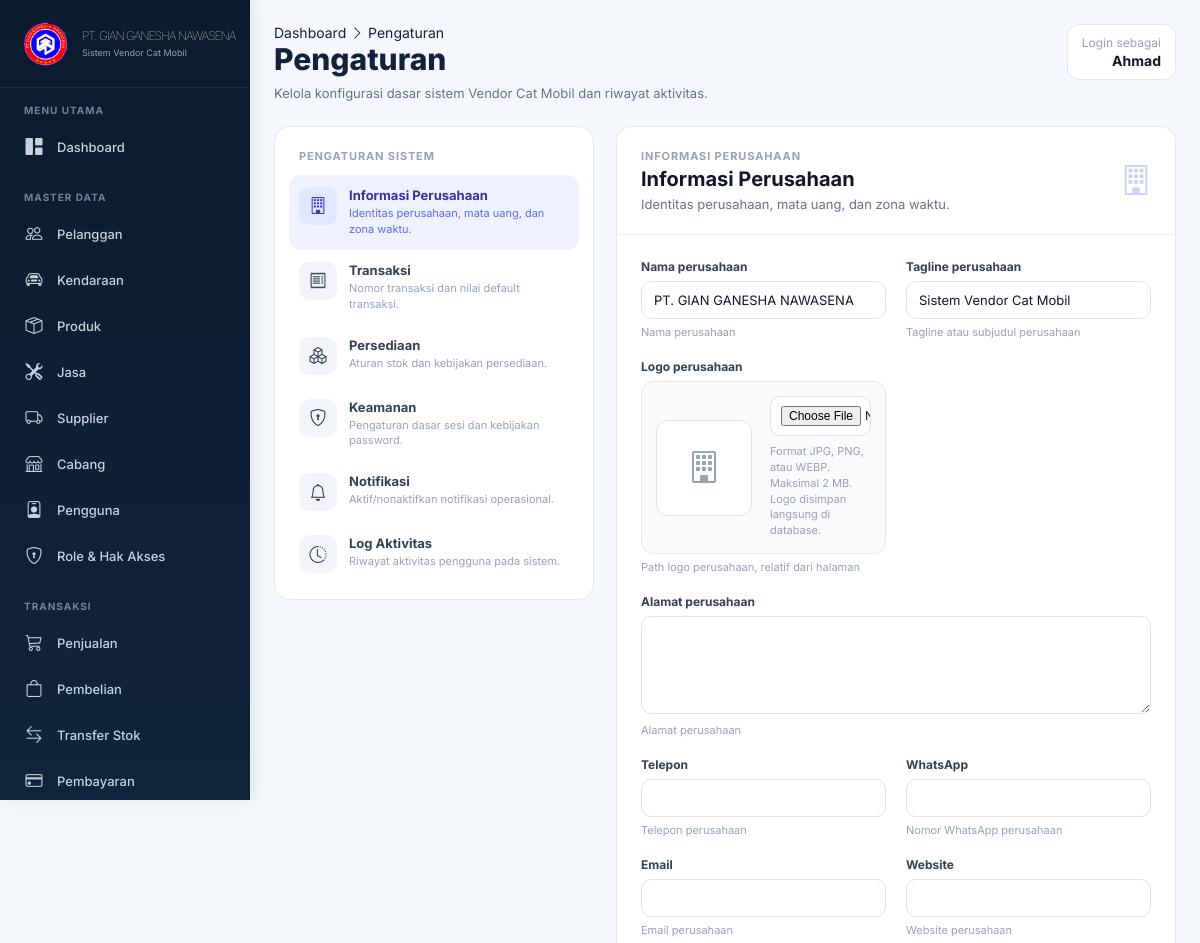
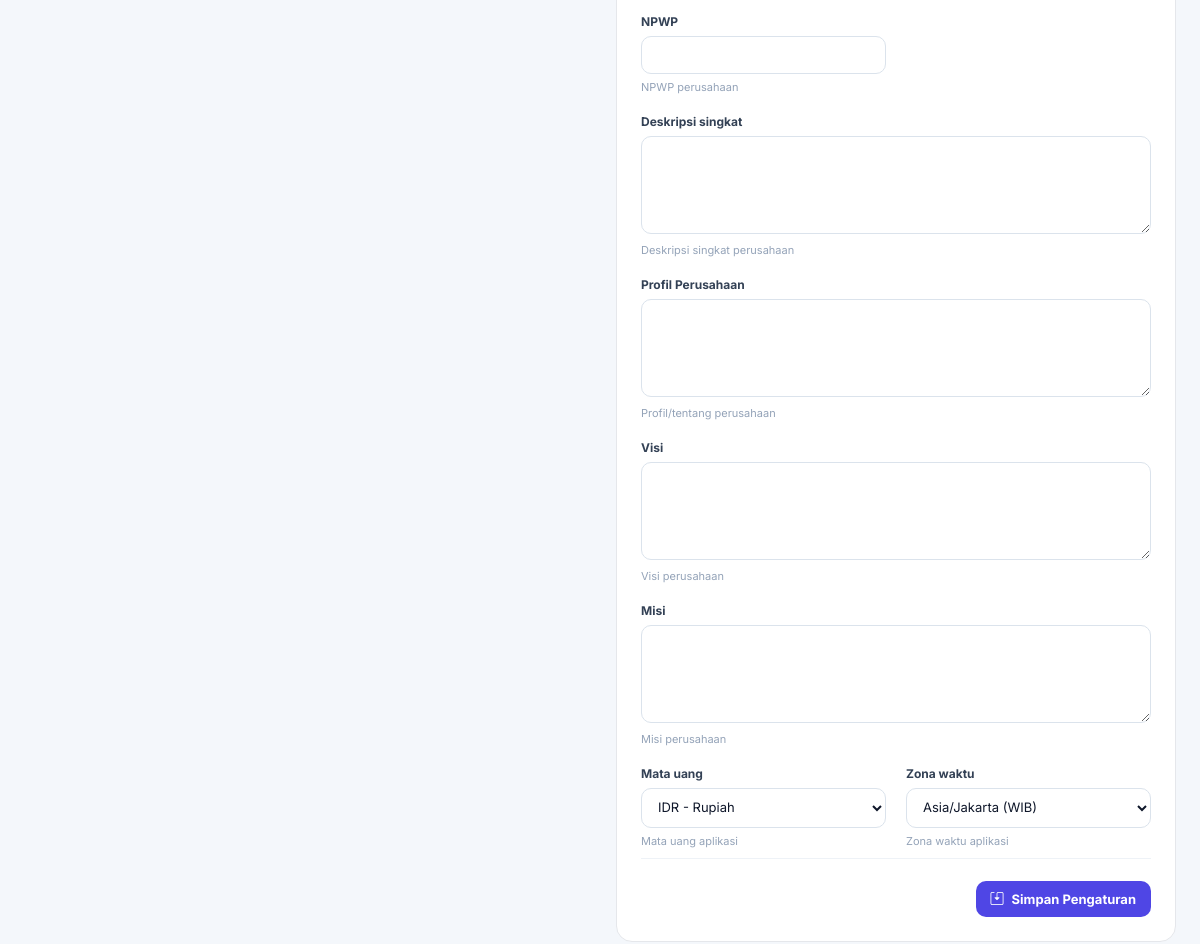
The page /admin/settings/index.php (signed in) on the database its author committed (2 pictures, top to bottom).
### tables this page shows
CREATE TABLE `settings` (
  `id` bigint UNSIGNED NOT NULL,
  `setting_key` varchar(100) NOT NULL,
  `setting_value` text,
  `file_data` mediumblob,
  `file_mime` varchar(100) DEFAULT NULL,
  `file_name` varchar(255) DEFAULT NULL,
  `file_size` int UNSIGNED DEFAULT NULL,
  `setting_group` varchar(50) NOT NULL DEFAULT 'general',
  `description` varchar(255) DEFAULT NULL,
  `updated_at` timestamp NOT NULL DEFAULT CURRENT_TIMESTAMP ON UPDATE CURRENT_TIMESTAMP,
  `updated_by` bigint UNSIGNED DEFAULT NULL
);

### admin/settings/index.php (the view, shortened to what this page needs)
<?php
require_once __DIR__ . '/../../config/config.php';
function load_company_brand(PDO $pdo): array
{
    $brand = [
        'name' => 'PT. GIAN GANESHA NAWASENA',
        'tagline' => 'Sistem Vendor Cat Mobil',
        'logo' => '../../assets/img/logo.png',
    ];
    try {
        $stmt = $pdo->prepare(
            "SELECT setting_key, setting_value
             FROM settings
             WHERE setting_key IN ('company_name', 'company_tagline')
             LIMIT 2"
        );
        $stmt->execute();
        foreach ($stmt->fetchAll(PDO::FETCH_ASSOC) as $row) {
            $key = (string)($row['setting_key'] ?? '');
            $value = trim((string)($row['setting_value'] ?? ''));
            if ($key === 'company_name' && $value !== '') {
                $brand['name'] = $value;
            }
            if ($key === 'company_tagline' && $value !== '') {
                $brand['tagline'] = $value;
            }
        }
    } catch (Throwable $e) {
    }
    $scriptName = (string)($_SERVER['SCRIPT_NAME'] ?? '');
    $projectRoot = dirname(dirname(dirname($scriptName)));
    return $brand;
}
$companyBrand = load_company_brand($pdo);
$companyName = $companyBrand['name'];
$companyTagline = $companyBrand['tagline'];
$companyLogo = $companyBrand['logo'];
function h($value): string { return htmlspecialchars((string)$value, ENT_QUOTES, 'UTF-8'); }
function current_user_name(): string { return (string)($_SESSION['name'] ?? $_SESSION['user_name'] ?? 'Administrator'); }
function get_settings(PDO $pdo): array {
    $rows = $pdo->query("SELECT setting_key, setting_value, file_mime, file_name, file_size, setting_group, description, updated_at FROM settings ORDER BY setting_group, setting_key")->fetchAll();
    $result=[]; foreach($rows as $r){ $result[$r['setting_key']]=$r; } return $result;
}
$defaults = [
 'company_name'=>['PT. GIAN GANESHA NAWASENA','general','Nama perusahaan'], 'company_tagline'=>['Sistem Vendor Cat Mobil','general','Tagline atau subjudul perusahaan'], 'company_logo'=>['','general','Logo perusahaan disimpan langsung di database'], 'company_address'=>['','general','Alamat lengkap perusahaan'], 'company_phone'=>['','general','Nomor telepon perusahaan'], 'company_whatsapp'=>['','general','Nomor WhatsApp perusahaan'], 'company_email'=>['','general','Email perusahaan'], 'company_website'=>['','general','Website perusahaan'], 'company_npwp'=>['','general','NPWP perusahaan'], 'company_description'=>['','general','Deskripsi singkat perusahaan'], 'company_about'=>['','general','Profil/tentang perusahaan'], 'company_vision'=>['','general','Visi perusahaan'], 'company_mission'=>['','general','Misi perusahaan'],
 'currency'=>['IDR','general','Mata uang aplikasi'], 'timezone'=>['Asia/Jakarta','general','Zona waktu aplikasi'],
 'sales_prefix'=>['SO-','transaction','Prefix nomor penjualan'], 'purchase_prefix'=>['PO-','transaction','Prefix nomor pembelian'], 'payment_prefix'=>['PAY-','transaction','Prefix nomor pembayaran'], 'expense_prefix'=>['EXP-','transaction','Prefix nomor pengeluaran'], 'transfer_prefix'=>['TRF-','transaction','Prefix nomor transfer stok'], 'default_tax'=>['0','transaction','Pajak default dalam persen'], 'default_discount'=>['0','transaction','Diskon default dalam persen'],
 'minimum_stock_default'=>['0','inventory','Minimum stok default'], 'allow_negative_stock'=>['0','inventory','Mengizinkan stok negatif'], 'low_stock_threshold'=>['1','inventory','Ambang stok menipis'],
 'session_timeout_minutes'=>['120','security','Durasi sesi dalam menit'], 'password_min_length'=>['8','security','Panjang minimum password'],
 'notify_low_stock'=>['1','notification','Notifikasi stok minimum'], 'notify_pending_expense'=>['1','notification','Notifikasi pengeluaran menunggu approval'], 'notify_pending_transfer'=>['1','notification','Notifikasi transfer menunggu proses']
];
$allowedSections=['general','transaction','inventory','security','notification','activity'];
$section=(string)($_GET['section']??'general'); if(!in_array($section,$allowedSections,true)) $section='general';
$settings=get_settings($pdo);
$groups=[
 'general'=>['Informasi Perusahaan','Identitas perusahaan, mata uang, dan zona waktu.','bi-building'],
 'transaction'=>['Transaksi','Nomor transaksi dan nilai default transaksi.','bi-receipt'],
 'inventory'=>['Persediaan','Aturan stok dan kebijakan persediaan.','bi-boxes'],
 'security'=>['Keamanan','Pengaturan dasar sesi dan kebijakan password.','bi-shield-lock'],
 'notification'=>['Notifikasi','Aktif/nonaktifkan notifikasi operasional.','bi-bell'],
 'activity'=>['Log Aktivitas','Riwayat aktivitas pengguna pada sistem.','bi-clock-history'],
];
$labels=[
 'company_name'=>'Nama perusahaan','company_tagline'=>'Tagline perusahaan','company_logo'=>'Logo perusahaan','company_address'=>'Alamat perusahaan','company_phone'=>'Telepon','company_whatsapp'=>'WhatsApp','company_email'=>'Email','company_website'=>'Website','company_npwp'=>'NPWP','company_description'=>'Deskripsi singkat','company_about'=>'Profil Perusahaan','company_vision'=>'Visi','company_mission'=>'Misi','currency'=>'Mata uang','timezone'=>'Zona waktu',
 'sales_prefix'=>'Prefix Penjualan','purchase_prefix'=>'Prefix Pembelian','payment_prefix'=>'Prefix Pembayaran','expense_prefix'=>'Prefix Pengeluaran','transfer_prefix'=>'Prefix Transfer Stok','default_tax'=>'Pajak Default (%)','default_discount'=>'Diskon Default (%)',
 'minimum_stock_default'=>'Minimum Stok Default','allow_negative_stock'=>'Izinkan Stok Negatif','low_stock_threshold'=>'Ambang Stok Menipis',
 'session_timeout_minutes'=>'Durasi Sesi (menit)','password_min_length'=>'Minimum Panjang Password',
 'notify_low_stock'=>'Notifikasi Stok Minimum','notify_pending_expense'=>'Notifikasi Pengeluaran Pending','notify_pending_transfer'=>'Notifikasi Transfer Pending'
];
?>
<!DOCTYPE html>
<html lang="id">
<head>
  <link rel="stylesheet" href="https://cdn.jsdelivr.net/npm/bootstrap-icons@1.11.3/font/bootstrap-icons.min.css">
  <link rel="stylesheet" href="../../assets/css/admin.css?v=20260907">
  <link rel="stylesheet" href="style.css?v=20260913">
</head>
<body class="settings-page">
  <aside class="sidebar" id="sidebar">
    <div class="brand"><img src="<?=h($companyLogo)?>" class="img-fluid" alt="<?=h($companyName)?>" onerror="this.onerror=null;this.src='../../assets/img/logo.png';">
      <div class="brand-text">
        <div class="brand-name"><?=h($companyName)?></div><small><?=h($companyTagline)?></small>
      </div>
    </div>
    <nav class="sidebar-menu">
      <div class="menu-section">
        <div class="menu-title">MENU UTAMA</div><a href="../admin.php" class="menu-item"><i class="bi bi-grid-1x2-fill"></i><span>Dashboard</span></a>
      </div>
      <div class="menu-section">
        <div class="menu-title">MASTER DATA</div><a href="../customers/" class="menu-item"><i class="bi bi-people"></i><span>Pelanggan</span></a><a href="../vehicles/" class="menu-item"><i class="bi bi-car-front"></i><span>Kendaraan</span></a><a href="../product/" class="menu-item"><i class="bi bi-box-seam"></i><span>Produk</span></a><a href="../service/" class="menu-item"><i class="bi bi-tools"></i><span>Jasa</span></a><a href="../supplier/" class="menu-item"><i class="bi bi-truck"></i><span>Supplier</span></a><a href="../cabang/" class="menu-item"><i class="bi bi-shop"></i><span>Cabang</span></a><a href="../users/" class="menu-item"><i class="bi bi-person-badge"></i><span>Pengguna</span></a><a href="../roles/" class="menu-item"><i class="bi bi-shield-lock"></i><span>Role & Hak Akses</span></a>
      </div>
      <div class="menu-section">
        <div class="menu-title">TRANSAKSI</div><a href="../orders/" class="menu-item"><i class="bi bi-cart3"></i><span>Penjualan</span></a><a href="../purchases/" class="menu-item"><i class="bi bi-bag"></i><span>Pembelian</span></a><a href="../stoks-transfer/" class="menu-item"><i class="bi bi-arrow-left-right"></i><span>Transfer Stok</span></a><a href="../payments/" class="menu-item"><i class="bi bi-credit-card"></i><span>Pembayaran</span></a>
      </div>
    </nav>
  </aside>
  <main class="main">
    <div class="page-container">
      <div class="page-header">
        <div>
          <div class="breadcrumb">Dashboard <i class="bi bi-chevron-right"></i> Pengaturan</div>
          <h1>Pengaturan</h1>
          <p>Kelola konfigurasi dasar sistem Vendor Cat Mobil dan riwayat aktivitas.</p>
        </div>
        <div class="header-user"><span>Login sebagai</span><strong><?=h(current_user_name())?></strong></div>
      </div>
      <div class="settings-layout">
        <aside class="settings-nav">
          <div class="settings-nav-title">PENGATURAN SISTEM</div><?php foreach($groups as $key=>$g): ?><a href="?section=<?=h($key)?>" class="settings-nav-item <?= $section===$key?'active':''?>"><span class="nav-icon"><i class="bi <?=h($g[2])?>"></i></span><span><strong><?=h($g[0])?></strong><small><?=h($g[1])?></small></span></a><?php endforeach; ?>
        </aside>
        <section class="settings-content">
          <?php if($section!=='activity'): $meta=$groups[$section]; $keys=array_keys(array_filter($defaults,fn($d)=>$d[1]===$section)); ?>
          <div class="content-heading">
            <div>
              <div class="eyebrow"><?=h($meta[0])?></div>
              <h2><?=h($meta[0])?></h2>
              <p><?=h($meta[1])?></p>
            </div><i class="bi <?=h($meta[2])?> heading-icon"></i>
          </div>
          <form method="post" class="settings-form" enctype="multipart/form-data" autocomplete="off"><input type="hidden" name="action" value="save_settings"><input type="hidden" name="setting_group" value="<?=h($section)?>">
            <div class="form-grid">
              <?php foreach($keys as $key): $val=$settings[$key]['setting_value']??$defaults[$key][0]; $type='text'; $full=in_array($key,['company_address','company_description','company_about','company_vision','company_mission'],true); if(in_array($key,['default_tax','default_discount'],true)){$type='number';} elseif(in_array($key,['minimum_stock_default','low_stock_threshold','session_timeout_minutes','password_min_length'],true)){$type='number';} elseif(in_array($key,['company_email'],true)){$type='email';} elseif(in_array($key,['company_website'],true)){$type='url';} elseif(str_starts_with($key,'notify_')||$key==='allow_negative_stock'){$type='checkbox';} ?>
              <div class="field <?= $full?'field-full':''?>"><label for="<?=h($key)?>"><?=h($labels[$key]??$key)?></label><?php if($key==='company_logo'): ?>
<div class="logo-upload-box">
  <div class="logo-preview-wrap">
    <div id="logoFallback" class="logo-fallback" style="display:none;"><i class="bi bi-building"></i></div>
  </div>
  <div class="logo-upload-controls">
    <input type="file" id="company_logo" name="company_logo" accept="image/jpeg,image/png,image/webp">
    <small>Format JPG, PNG, atau WEBP. Maksimal 2 MB. Logo disimpan langsung di database.</small>
  </div>
</div>
<?php elseif($type==='checkbox'): ?><label class="switch-line"><input type="checkbox" id="<?=h($key)?>" name="<?=h($key)?>" value="1" <?=((string)$val==='1')?'checked':''?>><span class="switch-ui"></span><span>Aktif</span></label><?php elseif($key==='timezone'): ?><select id="<?=h($key)?>" name="<?=h($key)?>">
                  <option value="Asia/Jakarta" <?=((string)$val==='Asia/Jakarta')?'selected':''?>>Asia/Jakarta (WIB)</option>
                </select><?php elseif($key==='currency'): ?><select id="<?=h($key)?>" name="<?=h($key)?>">
                  <option value="IDR" <?=((string)$val==='IDR')?'selected':''?>>IDR - Rupiah</option>
                </select><?php elseif($full): ?><textarea id="<?=h($key)?>" name="<?=h($key)?>" rows="4"><?=h($val)?></textarea><?php else: ?><input type="<?=h($type)?>" id="<?=h($key)?>" name="<?=h($key)?>" value="<?=h($val)?>" <?=in_array($type,['number'],true)?'min="0" step="0.01"':''?>><?php endif; ?><small><?=h($settings[$key]['description']??$defaults[$key][2])?></small></div>
              <?php endforeach; ?>
            </div>
            <div class="form-actions"><button class="btn-save" type="submit"><i class="bi bi-save2"></i> Simpan Pengaturan</button></div>
          </form>
          <?php endif; ?>
        </section>
      </div>
    </div>
  </main>
</body>
</html>

### assets/css/admin.css (style rules this page uses)
.img-fluid { max-width: 50px; height: auto; }
.brand-name { font-size: 12px; font-weight: 100; line-height: 1; letter-spacing: -1px; white-space: nowrap; }
* { margin: 0; padding: 0; box-sizing: border-box; }
html { scroll-behavior: smooth; }
html, body { min-height: 100%; }
body { font-family: "Inter", sans-serif; background: #f4f7fb; color: #14213d; font-size: 14px; overflow-x: hidden; }
:root { --primary: #1769e0; --primary-hover: #1255b8; --sidebar: #0c1a2d; --sidebar-light: #10243d; --text: #14213d; --text-light: #64748b; --text-muted: #94a3b8; --border: #e5eaf0; --background: #f4f7fb; --white: #ffffff; --success: #16a34a; --danger: #ef4444; --warning: #f59e0b; --purple: #7c3aed; --sidebar-width: 250px; --topbar-height: 70px; }
.sidebar { position: fixed; left: 0; top: 0; width: var(--sidebar-width); height: 100vh; background: linear-gradient(180deg, #0c1a2d 0%, #10243d 100%); color: white; z-index: 1000; display: flex; flex-direction: column; overflow: hidden; box-shadow: 4px 0 18px rgba(15, 23, 42, 0.08); transition: transform 0.3s ease; }
.brand { height: 88px; padding: 18px 20px; display: flex; align-items: center; gap: 12px; flex-shrink: 0; border-bottom: 1px solid rgba(255, 255, 255, 0.08); }
.brand-text { min-width: 0; }
.brand-text small { display: block; color: #91a1b7; font-size: 9px; margin-top: 5px; white-space: nowrap; }
.sidebar-menu { flex: 1; padding: 15px 10px 20px; overflow-y: auto; overflow-x: hidden; }
.menu-section { margin-bottom: 22px; }
.menu-title { color: #71839c; font-size: 10px; font-weight: 700; letter-spacing: 1px; padding: 0 14px; margin-bottom: 7px; line-height: 1.5; }
.menu-item { position: relative; height: 43px; display: flex; align-items: center; gap: 13px; padding: 0 14px; color: #c7d2e0; text-decoration: none; border-radius: 8px; margin-bottom: 3px; font-size: 13px; font-weight: 500; cursor: pointer; user-select: none; transition: background 0.2s ease, color 0.2s ease, transform 0.2s ease; }
.menu-item i { width: 20px; min-width: 20px; text-align: center; font-size: 17px; line-height: 1; }
.menu-item span { white-space: nowrap; }
.main { margin-left: var(--sidebar-width); min-height: 100vh; width: calc(100% - var(--sidebar-width)); background: var(--background); }
.page-header { display: flex; justify-content: space-between; align-items: flex-start; gap: 20px; margin-bottom: 25px; }
.page-header h1 { font-size: 30px; font-weight: 800; line-height: 1.2; color: #14213d; margin-bottom: 6px; }
.page-header p { color: var(--text-light); font-size: 13px; line-height: 1.6; }
button, input, select, textarea { font-family: inherit; }
button { cursor: pointer; }
input, select, textarea { color: #334155; }
input::placeholder, textarea::placeholder { color: #94a3b8; }
input, select { min-height: 38px; }
textarea { resize: vertical; }

### rows shown on the page
settings: company_name "PT. GIAN GANESHA NAWASENA", description "Nama perusahaan"
settings: company_tagline "Sistem Vendor Cat Mobil", description "Tagline atau subjudul perusahaan"
settings: description "Path logo perusahaan, relatif dari halaman"
settings: description "Alamat perusahaan"
settings: description "Telepon perusahaan"
settings: description "Nomor WhatsApp perusahaan"
settings: description "Email perusahaan"
settings: description "Website perusahaan"
settings: description "NPWP perusahaan"
settings: description "Deskripsi singkat perusahaan"
settings: description "Profil/tentang perusahaan"
settings: description "Visi perusahaan"
settings: description "Misi perusahaan"
settings: currency "IDR - Rupiah", description "Mata uang aplikasi"
settings: timezone "Asia/Jakarta (WIB)", description "Zona waktu aplikasi"

### other values the page prints
$companyName "PT. GIAN GANESHA NAWASENA"
$companyTagline "Sistem Vendor Cat Mobil"
current_user_name() "Ahmad"
$g[0] "Informasi Perusahaan"
$g[1] "Identitas perusahaan, mata uang, dan zona waktu."
$g[0] "Transaksi"
$g[1] "Nomor transaksi dan nilai default transaksi."
$g[0] "Persediaan"
$g[1] "Aturan stok dan kebijakan persediaan."
$g[0] "Keamanan"
$g[1] "Pengaturan dasar sesi dan kebijakan password."
$g[0] "Notifikasi"
$g[1] "Aktif/nonaktifkan notifikasi operasional."
$g[0] "Log Aktivitas"
$g[1] "Riwayat aktivitas pengguna pada sistem."
